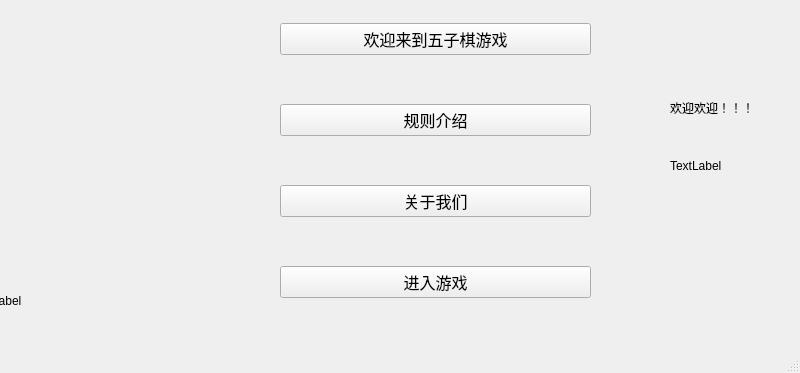
<?xml version="1.0" encoding="UTF-8"?>
<ui version="4.0">
 <class>welcome</class>
 <widget class="QMainWindow" name="welcome">
  <property name="geometry">
   <rect>
    <x>0</x>
    <y>0</y>
    <width>800</width>
    <height>373</height>
   </rect>
  </property>
  <property name="sizePolicy">
   <sizepolicy hsizetype="Fixed" vsizetype="Fixed">
    <horstretch>0</horstretch>
    <verstretch>0</verstretch>
   </sizepolicy>
  </property>
  <property name="cursor">
   <cursorShape>ArrowCursor</cursorShape>
  </property>
  <property name="contextMenuPolicy">
   <enum>Qt::NoContextMenu</enum>
  </property>
  <property name="windowTitle">
   <string>登录与欢迎界面</string>
  </property>
  <property name="windowIcon">
   <iconset resource="ResourceFile.qrc">
    <normaloff>:/images/happydog.png</normaloff>:/images/happydog.png</iconset>
  </property>
  <widget class="QWidget" name="centralwidget">
   <widget class="QWidget" name="widget" native="true">
    <property name="geometry">
     <rect>
      <x>280</x>
      <y>-20</y>
      <width>311</width>
      <height>361</height>
     </rect>
    </property>
    <layout class="QVBoxLayout" name="verticalLayout">
     <item>
      <widget class="QPushButton" name="wel">
       <property name="font">
        <font>
         <family>华文琥珀</family>
         <pointsize>12</pointsize>
        </font>
       </property>
       <property name="text">
        <string>欢迎来到五子棋游戏</string>
       </property>
      </widget>
     </item>
     <item>
      <widget class="QPushButton" name="guize">
       <property name="font">
        <font>
         <family>华文琥珀</family>
         <pointsize>12</pointsize>
        </font>
       </property>
       <property name="text">
        <string>规则介绍</string>
       </property>
      </widget>
     </item>
     <item>
      <widget class="QPushButton" name="us">
       <property name="font">
        <font>
         <family>华文琥珀</family>
         <pointsize>12</pointsize>
        </font>
       </property>
       <property name="text">
        <string>关于我们</string>
       </property>
      </widget>
     </item>
     <item>
      <widget class="QPushButton" name="game">
       <property name="font">
        <font>
         <family>华文琥珀</family>
         <pointsize>12</pointsize>
        </font>
       </property>
       <property name="text">
        <string>进入游戏</string>
       </property>
      </widget>
     </item>
    </layout>
   </widget>
   <widget class="QLabel" name="label">
    <property name="geometry">
     <rect>
      <x>180</x>
      <y>-160</y>
      <width>511</width>
      <height>800</height>
     </rect>
    </property>
    <property name="text">
     <string/>
    </property>
    <property name="pixmap">
     <pixmap>:/images/backGround.jpg</pixmap>
    </property>
   </widget>
   <widget class="QLabel" name="happy">
    <property name="geometry">
     <rect>
      <x>670</x>
      <y>120</y>
      <width>91</width>
      <height>91</height>
     </rect>
    </property>
    <property name="text">
     <string>TextLabel</string>
    </property>
   </widget>
   <widget class="QLabel" name="label_2">
    <property name="geometry">
     <rect>
      <x>670</x>
      <y>100</y>
      <width>91</width>
      <height>16</height>
     </rect>
    </property>
    <property name="font">
     <font>
      <family>黑体</family>
     </font>
    </property>
    <property name="text">
     <string>欢迎欢迎！！！</string>
    </property>
   </widget>
   <widget class="QLabel" name="moving">
    <property name="geometry">
     <rect>
      <x>-30</x>
      <y>160</y>
      <width>421</width>
      <height>281</height>
     </rect>
    </property>
    <property name="text">
     <string>TextLabel</string>
    </property>
   </widget>
   <zorder>label</zorder>
   <zorder>widget</zorder>
   <zorder>happy</zorder>
   <zorder>label_2</zorder>
   <zorder>moving</zorder>
  </widget>
  <widget class="QStatusBar" name="statusbar"/>
 </widget>
 <resources>
  <include location="ResourceFile.qrc"/>
 </resources>
 <connections/>
</ui>
